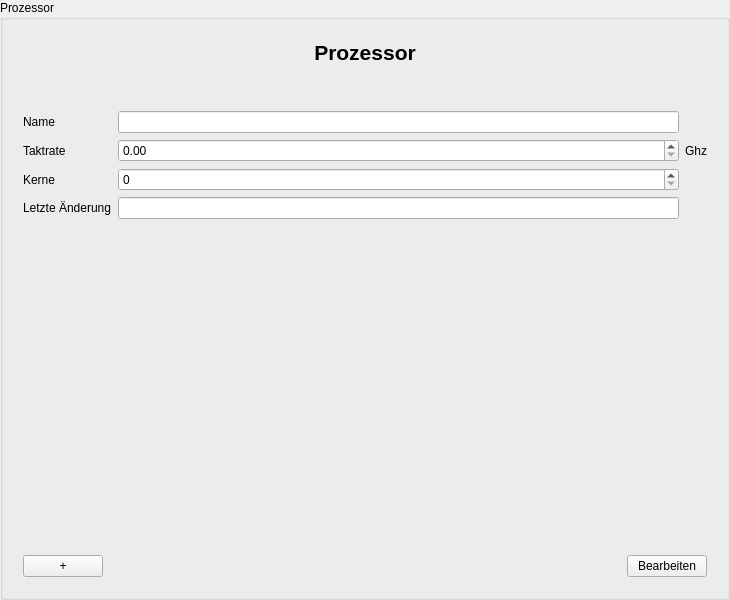
<?xml version="1.0" encoding="UTF-8"?>
<ui version="4.0">
 <class>ProcessorInputArea</class>
 <widget class="QGroupBox" name="ProcessorInputArea">
  <property name="geometry">
   <rect>
    <x>0</x>
    <y>0</y>
    <width>730</width>
    <height>600</height>
   </rect>
  </property>
  <property name="windowTitle">
   <string>Prozessor</string>
  </property>
  <property name="accessibleName">
   <string>ProcessorInputDialog</string>
  </property>
  <property name="title">
   <string>Prozessor</string>
  </property>
  <layout class="QVBoxLayout" name="verticalLayout_3">
   <item>
    <widget class="QWidget" name="formLayoutWidget" native="true">
     <layout class="QVBoxLayout" name="verticalLayout_2">
      <item>
       <layout class="QVBoxLayout" name="verticalLayout">
        <item>
         <widget class="QLabel" name="label_Header">
          <property name="font">
           <font>
            <pointsize>16</pointsize>
            <weight>75</weight>
            <bold>true</bold>
           </font>
          </property>
          <property name="text">
           <string>Prozessor</string>
          </property>
          <property name="alignment">
           <set>Qt::AlignCenter</set>
          </property>
         </widget>
        </item>
       </layout>
      </item>
      <item>
       <spacer name="verticalSpacer">
        <property name="orientation">
         <enum>Qt::Vertical</enum>
        </property>
        <property name="sizeType">
         <enum>QSizePolicy::Preferred</enum>
        </property>
        <property name="sizeHint" stdset="0">
         <size>
          <width>20</width>
          <height>40</height>
         </size>
        </property>
       </spacer>
      </item>
      <item>
       <layout class="QGridLayout" name="gridLayout">
        <item row="2" column="0">
         <widget class="QLabel" name="clockRateLabel">
          <property name="text">
           <string>Taktrate</string>
          </property>
          <property name="buddy">
           <cstring>clockRateDoubleSpinBox</cstring>
          </property>
         </widget>
        </item>
        <item row="1" column="0">
         <widget class="QLabel" name="nameLabel">
          <property name="text">
           <string>Name</string>
          </property>
          <property name="buddy">
           <cstring>nameLineEdit</cstring>
          </property>
         </widget>
        </item>
        <item row="3" column="2">
         <widget class="QSpinBox" name="coresSpinBox"/>
        </item>
        <item row="2" column="3">
         <widget class="QLabel" name="clockRateLabel_2">
          <property name="text">
           <string>Ghz</string>
          </property>
         </widget>
        </item>
        <item row="3" column="0">
         <widget class="QLabel" name="coresLabel">
          <property name="text">
           <string>Kerne</string>
          </property>
          <property name="buddy">
           <cstring>coresSpinBox</cstring>
          </property>
         </widget>
        </item>
        <item row="1" column="2">
         <widget class="QLineEdit" name="nameLineEdit"/>
        </item>
        <item row="2" column="2">
         <widget class="QDoubleSpinBox" name="clockRateDoubleSpinBox"/>
        </item>
        <item row="4" column="0">
         <widget class="QLabel" name="lastUpdateLabel">
          <property name="text">
           <string>Letzte Änderung</string>
          </property>
          <property name="buddy">
           <cstring>lastUpdateLineEdit</cstring>
          </property>
         </widget>
        </item>
        <item row="4" column="2">
         <widget class="QLineEdit" name="lastUpdateLineEdit"/>
        </item>
       </layout>
      </item>
      <item>
       <spacer name="verticalSpacer_2">
        <property name="orientation">
         <enum>Qt::Vertical</enum>
        </property>
        <property name="sizeHint" stdset="0">
         <size>
          <width>20</width>
          <height>40</height>
         </size>
        </property>
       </spacer>
      </item>
      <item>
       <layout class="QHBoxLayout" name="horizontalLayout">
        <item>
         <widget class="QPushButton" name="addPushButton">
          <property name="text">
           <string>+</string>
          </property>
         </widget>
        </item>
        <item>
         <spacer name="horizontalSpacer">
          <property name="orientation">
           <enum>Qt::Horizontal</enum>
          </property>
          <property name="sizeHint" stdset="0">
           <size>
            <width>40</width>
            <height>20</height>
           </size>
          </property>
         </spacer>
        </item>
        <item>
         <widget class="QPushButton" name="editFinishPushButton">
          <property name="text">
           <string>Bearbeiten</string>
          </property>
         </widget>
        </item>
       </layout>
      </item>
     </layout>
    </widget>
   </item>
  </layout>
 </widget>
 <tabstops>
  <tabstop>nameLineEdit</tabstop>
  <tabstop>clockRateDoubleSpinBox</tabstop>
  <tabstop>coresSpinBox</tabstop>
  <tabstop>lastUpdateLineEdit</tabstop>
  <tabstop>addPushButton</tabstop>
  <tabstop>editFinishPushButton</tabstop>
 </tabstops>
 <resources/>
 <connections/>
</ui>
